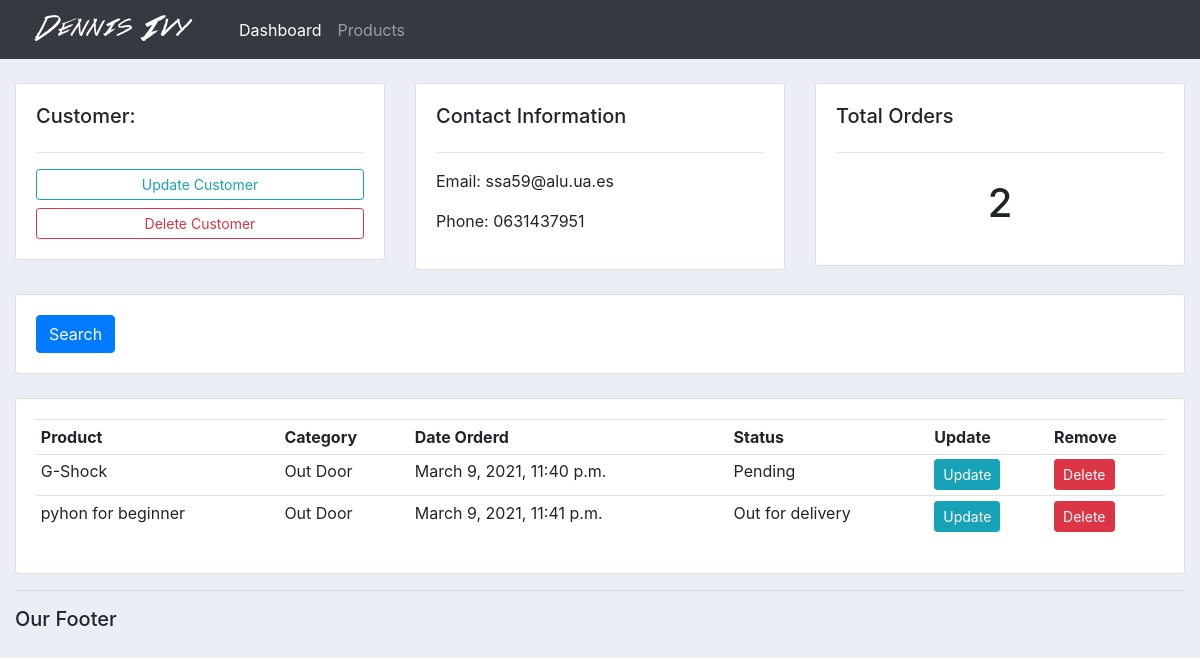
Before: /customer/1/ with the older database file.
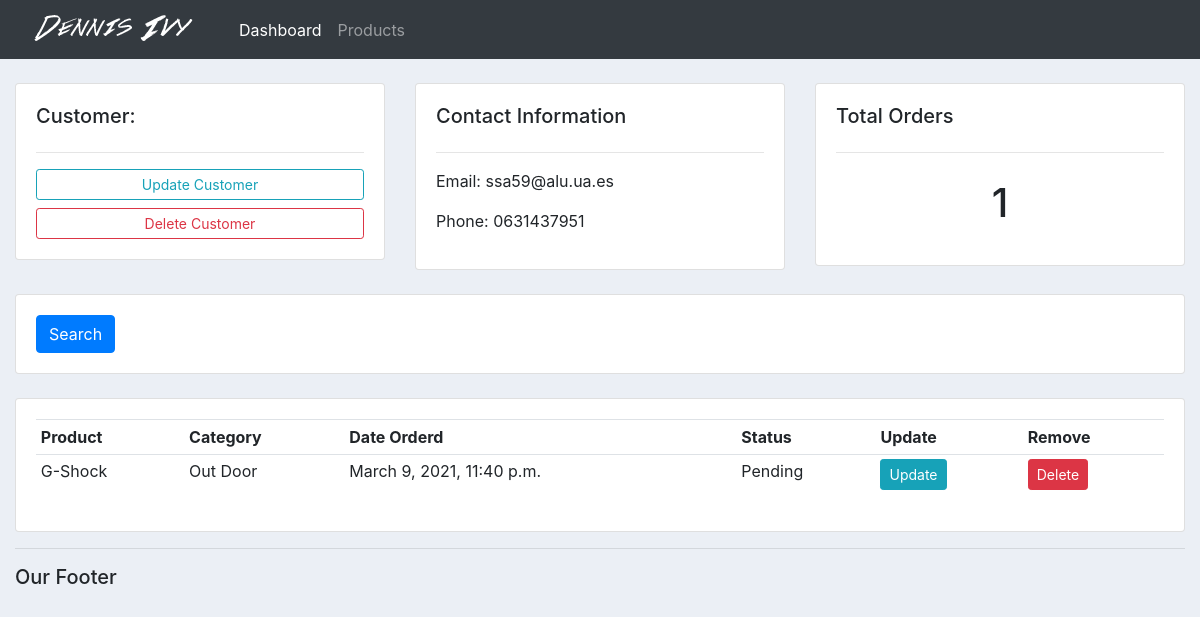
After: the same page with the newer database file.
### accounts/models.py (models this page shows, shortened)
class Order(models.Model):
    STATUS = (
        ('Pending', 'Pending'),
        ('Out for delivery', 'Out for delivery'),
        ('Delivered', 'Delivered'),
    )
    customer = models.ForeignKey(Customer, null=True, on_delete=models.SET_NULL)
    product = models.ForeignKey(Product, null=True, on_delete=models.SET_NULL)
    date_created = models.DateTimeField(auto_now_add=True, null=True)
    status = models.CharField(max_length=200, null=True, choices=STATUS)

class Product(models.Model):
    CATEGORY = (
        ('Indoor', 'Indoor'),
        ('Out Door', 'Out Door'),
    )
    name = models.CharField(max_length=200, null=True)
    price = models.FloatField(null=True)
    category = models.CharField(max_length=200, null=True, choices=CATEGORY)
    description = models.CharField(max_length=200, null=True, blank=True)
    date_created = models.DateTimeField(auto_now_add=True, null=True)
    tags = models.ManyToManyField(Tag)

### accounts/views.py (the view)
# urls.py: path('customer/<str:pk_test>/', views.customer, name='customer'),
def customer(request, pk_test):
    customer = Customer.objects.get(id=pk_test)
    orders = customer.order_set.all()
    order_count = orders.count()
    context = {
        'customer': customer,
        'orders': orders,
        'total_orders': order_count
    }
    return render(request, 'accounts/customer.html', context)

### accounts/templates/accounts/customer.html
{% extends 'accounts/main.html' %}
{% block content %}
    	<br>
        <div class="row">
            <div class="col-md">
                <div class="card card-body">
                    <h5>Customer:</h5>
                    <hr>
                    <a class="btn btn-outline-info  btn-sm btn-block" href="">Update Customer</a>
                    <a class="btn btn-outline-danger  btn-sm btn-block" href="">Delete Customer</a>
                </div>
            </div>
            <div class="col-md">
                <div class="card card-body">
                    <h5>Contact Information</h5>
                    <hr>
                    <p>Email: {{customer.email}} </p>
                    <p>Phone: {{customer.phone}}  </p>
                </div>
            </div>
            <div class="col-md">
                <div class="card card-body">
                    <h5>Total Orders</h5>
                    <hr>
                    <h1 style="text-align: center;padding: 10px">{{total_orders}}</h1>
                </div>
            </div>
        </div>
        <br>
        <div class="row">
            <div class="col">
                <div class="card card-body">
                    <form method="get">
                    <button class="btn btn-primary" type="submit">Search</button>
                  </form>
                </div>
            </div>
        </div>
        <br>
        <div class="row">
            <div class="col-md">
                <div class="card card-body">
                    <table class="table table-sm">
                        <tr>
                            <th>Product</th>
                            <th>Category</th>
                            <th>Date Orderd</th>
                            <th>Status</th>
                            <th>Update</th>
                            <th>Remove</th>
                        </tr>
                        {%for order in orders %}
                        <tr>
                            <td>{{order.product.name}}</td>
                            <td>{{order.product.category}}</td>
                            <td>{{order.date_created}}</td>
                            <td>{{order.status}}</td>
					<td><a class="btn btn-sm btn-info" href="{% url 'update_order' order.id %}">Update</a></td>
					<td><a class="btn btn-sm btn-danger" href="{% url 'delete_order' order.id %}">Delete</a></td>
                        </tr>
                        {% endfor %}
                    </table>
                </div>
            </div>
        </div>
{% endblock %}

Changed rows visible on the page:
removed Order: product.name "pyhon for beginner", product.category "Out Door", date_created "March 9, 2021, 11:41 p.m.", status "Out for delivery"
Other visible differences:
{{ total_orders }}: "2" → "1"
